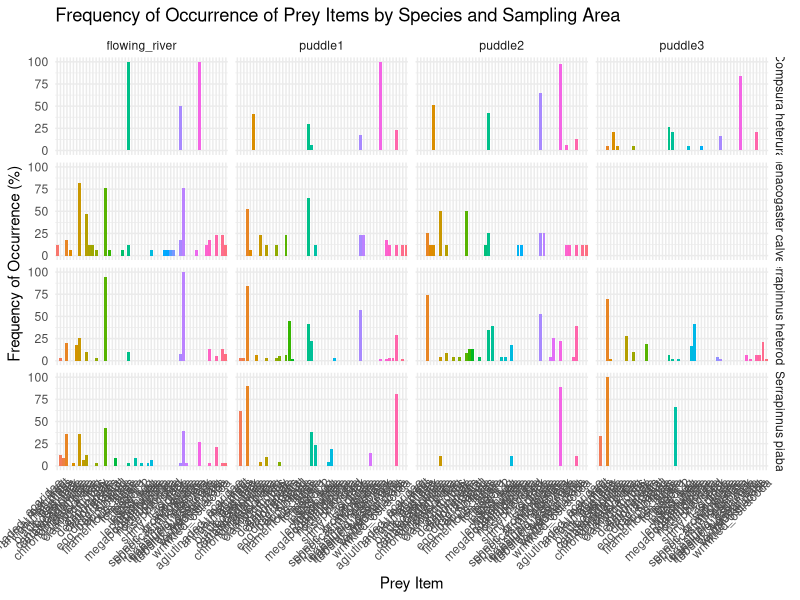

This figure's R source: (Note: this script raises an error after producing the figure.)
####################################################################################
## _______  _____  _____  ______    _______  _______    __      _______  _______ ##
##|       ||     ||  _  ||    _ |  |       ||       |  |  |    |   _   ||  _    |##
##|  _____|| _   || |_| ||   | ||  |    ___||  _____|  |  |    |  |_|  || |_|   |##
##| |_____ || |  ||     ||   |_||_ |   |___ | |_____   |  |    |       ||       |##
##|_____  |||_|  ||     ||    __  ||    ___||_____  |  |  |___ |       ||  _   | ##
## _____| ||     ||  _  ||   |  | ||   |___  _____| |  |      ||   _   || |_|   |##
##|_______||_____||_| |_||___|  |_||_______||_______|  |______||__| |__||_______|##
##|                                                                              ##
###################################################################################
## Author: Rodrigo Martin de Oliveira
## Description: This script calculates frequency of occurrence for the BIOL835AQ
## Source:
## Date: 2026-07-10
## Please every first time that to run this script please run the renv::restore() to install the packages used in this script, nd off course run the it to initialize the renv environment.
# renv::init()

## The goal of this script is to import and clean the data for the BIOL835AQ course.
## The data is in a wide format, with each row representing a population and each column representing a prey item.
## The data is then transformed into a long format, with each row representing a population-prey item combination.
## The data is then summarized with the goal of calculate the proportional volume and frequency of occurrence of each prey item for each population.
## To finally get the Inportance Index IAi for each prey item in each population.

## The data is then summarized with the goal of calculate the proportional volume and frequency of occurrence of each prey item for each population.
## To finally get the Inportance Index IAi for each prey item in each population.

## So at the endoftheday all we need is the whole pack of packages that tidyverse has to offer, so let's just install it and load it, this will save us a lot of time and lines of code, and also it's a good practice to use tidyverse for data manipulation and visualization, so here we go: 
##install.packages("tidyverse")

## Please every first time that to run this script please run the renv::restore() to install the packages used in this script.
# renv::init()

#### Load necessary libraries ####
library(tidyverse)

#### Read the RAW data from the .CSV file ####
diet <- read.csv(file = "02_rawdata/raw_data.csv", header = TRUE, sep = ",")
grouping <- read.csv(file = "02_rawdata/grouping.csv", header = TRUE, sep = ",")


##### Find and replace PI for puddle1, PII for puddle2, PV for puddle3 and Perene for flowing river in the column "sampling_area" ####
diet <- diet %>%
  mutate(sampling_area = case_when(
    sampling_area == "PI" ~ "puddle1",
    sampling_area == "PII" ~ "puddle2",
    sampling_area == "PV" ~ "puddle3",
    sampling_area == "Perene" ~ "flowing_river",
    TRUE ~ sampling_area))

##### These columns describe the fish / sampling unit #####
meta_cols <- c(
  "sampling_area",
  "unique_identifier",
  "species_name")

#### Everything else is a prey item ####
prey_cols <- setdiff(names(diet), meta_cols)


#### Convert wide diet matrix to long format ####
diet_long <- diet %>%
  pivot_longer(
    cols = all_of(prey_cols),
    names_to = "prey_item",
    values_to = "volume")

#### Convert volume to presence/absence ####

diet_occurrence <- diet_long %>%
  mutate(present = ifelse(volume > 0, 1, 0))

##### Identify non‑empty stomachs, A stomach is considered non‑empty if at least one prey item is present.

non_empty_stomachs <- diet_occurrence %>%
  group_by(unique_identifier) %>%
  reframe(
    total_items = (present),
    .groups = "drop") %>% 
  filter(total_items > 0)

#### Keep only non‑empty stomachs ####

diet_occurrence_nonempty <- diet_occurrence %>%
  filter(unique_identifier %in% non_empty_stomachs$unique_identifier)

#### Compute Occ% by population ####
freq_occ_by_population <- diet_occurrence_nonempty %>%
  group_by(species_name, sampling_area, prey_item) %>%
  reframe(
    stomachs_with_prey = sum(present),
    total_stomachs = n_distinct(unique_identifier),
    frequency_occurrence = (stomachs_with_prey / total_stomachs) * 100,
    .groups = "drop") %>%
  arrange(species_name, sampling_area, desc(frequency_occurrence))

#### Plot frequency of occurrence by species and sampling area ####
ggplot(freq_occ_by_population, aes(x = prey_item, y = frequency_occurrence,
                                   fill = prey_item)) +
  geom_bar(stat = "identity") +
  facet_grid(species_name ~ sampling_area) +
  labs(title = "Frequency of Occurrence of Prey Items by Species and Sampling Area",
       x = "Prey Item",
       y = "Frequency of Occurrence (%)") +
  theme_minimal() +
  theme(axis.text.x = element_text(angle = 45, hjust = 1),
        legend.position = "none")

#### Frequency of occurrence grouped ####
# The magic of joining the grouping file to the long diet data, this will add the grouping levels to the diet data starts here

frec_occ_grouped <- diet_occurrence %>%
  left_join(grouping, by = c("prey_item" = "Group1"))

# did i f**ck up the join? check if the grouping levels are added to the frec_occ_grouped data

unmatched_prey <- frec_occ_grouped %>%
  filter(is.na(Group2)) %>%
  distinct(prey_item)
if(nrow(unmatched_prey) > 0) {
  warning("There are unmatched prey items without grouping levels:")
  print(unmatched_prey)} else {
    message("All prey items have a grouping level, good job!")}

# Group 2: Group by species_name, sampling_area and group, then calculate the frequency of occurrence for each group

###

freq_occ_grouped2 <- frec_occ_grouped %>%
  mutate(present = ifelse(volume > 0, 1, 0)) %>%
  group_by(species_name, sampling_area, Group2) %>%
  summarise(present = max(present), .groups = "drop") %>%
  group_by(species_name, sampling_area, Group2) %>%
  summarise(
    stomachs_with_prey = sum(present),
    total_stomachs = n_distinct(freq_occ_grouped2$unique_identifier),
    freq_occ = (stomachs_with_prey / total_stomachs) * 100,
    .groups = "drop")

####



freq_occ_grouped2 <- frec_occ_grouped %>%
  mutate(present = ifelse(volume > 0, 1, 0))
group_by(freq_occ_grouped2$species_name, freq_occ_grouped2$sampling_area, freq_occ_grouped2$Group2) %>%
  summarise(present = max(present), .groups = "drop") %>%
  group_by(species_name, sampling_area, Group3) %>%
  summarise(
    stomachs_with_prey = sum(present),
    freq_occ = 100 * stomachs_with_prey / total_stomachs,
    .groups = "drop")


#### Save grouped Occ% results ####
write.csv(freq_occ_by_population,"01cleandata/frequency_occurrence_by_species_sampling_area.csv",row.names = FALSE)

# END OF THE SCRIPT
